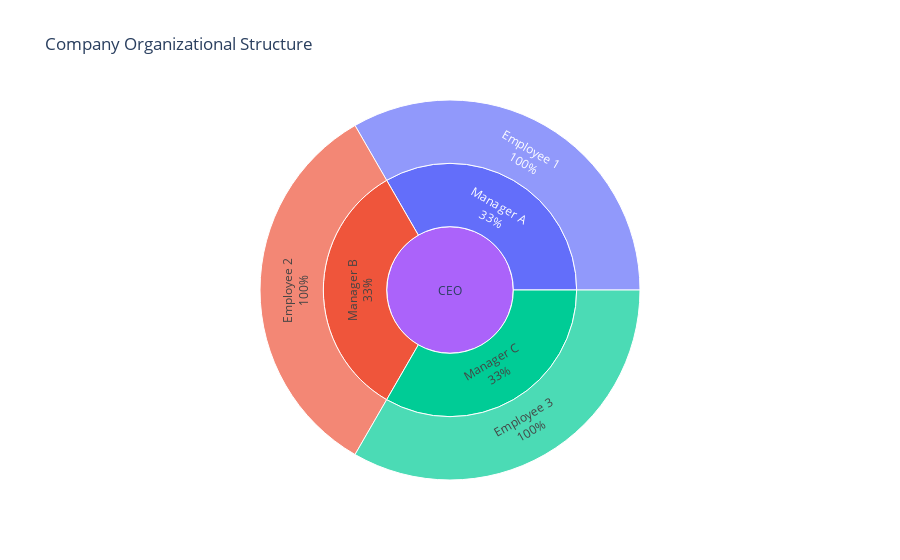

Notebook source saved alongside this figure:
### Code cell
import pandas as pd
import plotly.express as px
# Load data
df = pd.read_csv("org_hierarchy.csv")
# Sunburst chart for hierarchy
fig = px.sunburst(df,
path=['Level1', 'Level2', 'Level3'],
title="Company Organizational Structure",
color='Level2')
fig.update_traces(textinfo='label+percent parent')
fig.show()

### Figure 1 — Plotly figure (JSON) as saved in the notebook; plotly's stock layout.template omitted (floating-point values rounded to 4 significant figures)
{"data": [{"branchvalues": "total", "customdata": [["Manager A"], ["Manager B"], ["Manager C"], ["Manager A"], ["Manager B"], ["Manager C"], ["(?)"]], "domain": {"x": [0, 1], "y": [0, 1]}, "hovertemplate": "labels=%{label}<br>count=%{value}<br>parent=%{parent}<br>id=%{id}<br>Level2=%{customdata[0]}<extra></extra>", "ids": ["CEO/Manager A/Employee 1", "CEO/Manager B/Employee 2", "CEO/Manager C/Employee 3", "CEO/Manager A", "CEO/Manager B", "CEO/Manager C", "CEO"], "labels": ["Employee 1", "Employee 2", "Employee 3", "Manager A", "Manager B", "Manager C", "CEO"], "marker": {"colors": ["#636efa", "#EF553B", "#00cc96", "#636efa", "#EF553B", "#00cc96", "#ab63fa"]}, "name": "", "parents": ["CEO/Manager A", "CEO/Manager B", "CEO/Manager C", "CEO", "CEO", "CEO", ""], "textinfo": "label+percent parent", "type": "sunburst", "values": [1, 1, 1, 1, 1, 1, 3]}], "layout": {"legend": {"tracegroupgap": 0}, "title": {"text": "Company Organizational Structure"}}}
